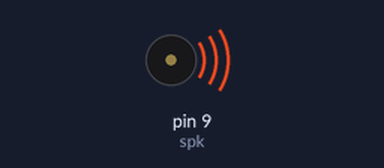
The sketch below on a simulated Arduino Uno, built with avr-gcc and run on an emulated ATmega328P. Shown: buzzer (waves = sounding).

Above: at 0.1 s.
Timing chart, 0 to 1.6 s (numbered marks = the images above):
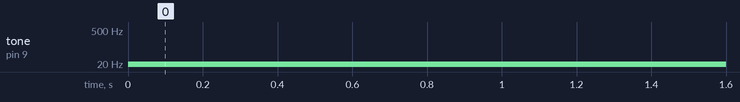

Measured:
- by itself, tone on pin 9 (spk): silent → 8 Hz at 0.00 s

The sketch:

toneTest.ino
```cpp
#define spk 9

void setup()
{
 pinMode(spk, OUTPUT);
}

void loop()
{

 tone(9,8,500);

}
```
